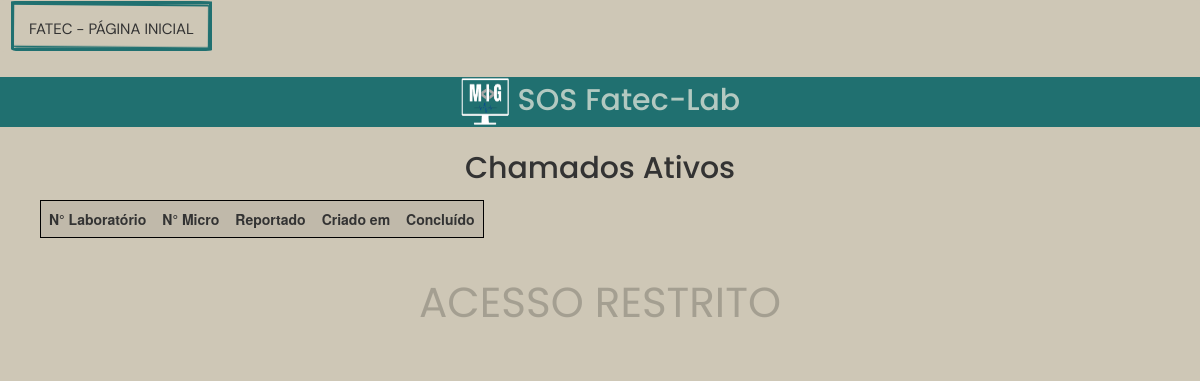
/all/, run on an earlier commit of the app's database.
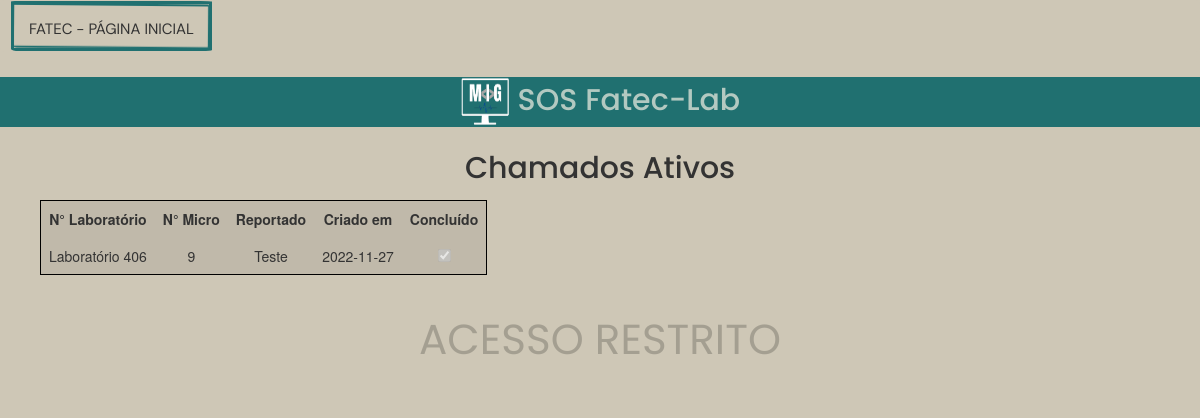
And on a later commit of the database.
### tables this page shows
CREATE TABLE chamados(
  id INTEGER PRIMARY KEY AUTOINCREMENT,
  micro INTEGER NOT NULL,
  laboratorio TEXT NOT NULL,
  problema TEXT NOT NULL,
  done BOOL,
  created_at DATE
);

### app.py (the view)
@app.route('/all/',methods=['GET','POST'])
def all():
  cur,conn = openDB()
  cur.execute("SELECT id,laboratorio,micro,problema,done,created_at FROM chamados")
  lab = cur.fetchall()
  if request.method == 'POST':
    status = request.form['lab_done']
    cur.execute('''UPDATE chamados SET done = True where id=(?);''',(status,))
    conn.commit()
    return redirect(url_for('all'))
  conn.close()
  return render_template('all.html',chamado=lab)

### app.py (called while the page is built)
def openDB():
  connection = sqlite3.connect('database.db')
  cur = connection.cursor()
  return cur,connection

### templates/all.html (shortened to what this page needs)
{% extends "style.html" %} {% block head %} {{ super() }}
<link
  rel="stylesheet"
  href="//cdn.datatables.net/1.13.1/css/jquery.dataTables.min.css"
/>
<div id="tabela">
  <div>
    <form  method="post" style="background-color: transparent;">
    <table id="tabelas">
      <h1 style="text-align: center; margin-bottom: 15px">Chamados Ativos</h1>
      <thead>
        <tr>
          <th>N° Laboratório</th>
          <th>N° Micro</th>
          <th>Reportado</th>
          <th>Criado em</th>
          <th>Concluído</th>
        </tr>
      </thead>
      {% for i in range(0, (chamado|length) ,1) %}
      <tr>
        <td>{{ chamado[i][1]}}</td>
        <td>{{ chamado[i][2]}}</td>
        <td>{{ chamado[i][3]}}</td>
        <td>{{chamado[i][5]}}</td>
        {% if (chamado[i][4] == 1) %}
        <td>
          <input
            type="checkbox"
            value=""
            checked
            disabled
          />
        </td>
        {% endif %}
      </tr>
      {%endfor%}
    </table>
  </div>
</div>
<div id="restricao">
  <p>ACESSO RESTRITO</p>
  {% endblock %}

### templates/style.html (shortened to what this page needs)
<!DOCTYPE html>
<html lang="pt-br">
  <head>
    <link rel="stylesheet" href="https://maxcdn.bootstrapcdn.com/bootstrap/3.4.1/css/bootstrap.min.css">
    <link rel="stylesheet" href="//cdn.datatables.net/1.13.1/css/jquery.dataTables.min.css">
    <link rel="stylesheet" href="/static/style.css" />
    <link
    rel="stylesheet"
    href="https://unpkg.com/swiper@8/swiper-bundle.min.css"
   />
  </head>
  <body>
    {% block head %}
    <div id="app">
        <nav class="navbar navbar-light bg-light">
          <a   id="nav-fatec" href="/" class="navbar-brand">
          FATEC - Página Inicial
        </a>
        </nav>
      <h1 class="text-center jumbotron-small"><img id=logo src="{{url_for('static', filename='mig-bg.png' )}}" width="50" height="50" class="d-inline-block align-top" alt=""> SOS Fatec-Lab</h1>
      {% endblock %}
  </body>
</html>

### static/style.css (style rules this page uses)
* { box-sizing: border-box; margin: 0; padding: 0; max-width: 100vw; max-height: 100vh; background-color: #cec7b6; }
:root { --base-color-gray:(#cec7b6); --base-color-text:(#190a12); --brown-color:(#5a5239); --base-color-hover:(#b3c9c1); --base-color-gray-alt:(#eee9c7); --title-font-size:3rem; --subtitle-font-size: 1.5rem; --title-font: 'Poppins', sans-serif; --body-font: 'DM Sans', sans-serif; }
h1,h2,h3 { color: var(--base-color-text); font-family: var(--title-font); }
h1,h2 { font-size: var(--title-font-size); }
p,a { font-size: var(--subtitle-font-size); font-family: var(--title-font); color: var(--base-color-text); }
h1 { margin: 25px auto; text-align: center; }
#logo { display: inline; background-color: rgb(32, 112, 112); }
#nav-fatec { margin-left: 10px; display: inline-block; border: 3px solid rgb(32, 112, 112); font-size: 1.5rem; border-radius: 2% 6% 5% 4% / 1% 1% 2% 4%; text-transform: uppercase; background: transparent; position: relative; }
#nav-fatec::before { content: ''; border: 2px solid rgb(32, 112, 112); display: block; width: 100%; height: 100%; position: absolute; top: 50%; left: 50%; transform: translate3d(-50%, -50%, 0) scale(1.015) rotate(0.5deg); border-radius: 1% 1% 2% 4% / 2% 6% 5% 4%; }
.jumbotron-small { background-color:rgb(32, 112, 112) ; color: #b3c9c1; }
a { text-decoration: none; font-family: var(--body-font); }
table, th, td { border: 1px solid black; }
form { background-color:rgb(32, 112, 112); }
div#tabela { margin-bottom: 15px; padding: 0 40px; }
div#tabela td { text-align: center; }
#tabelas td { border:none; padding: 8px; background-color: #34343618; }
#tabelas th { border:none; text-align: center; padding: 8px; background-color: #34343618; }
#restricao { background: transparent; bottom: 0; width: 100%; height: 100px; text-align: center; line-height: 100px }
#restricao p { background-color: transparent; z-index:9999; text-align: center; color: #00000033; font-size: 300%; font-family: var(--title-font) }

What changed in the data, as far as the page shows it:
added chamados: laboratorio "Laboratório 406", micro "9", problema "Teste", created_at "2022-11-27"
